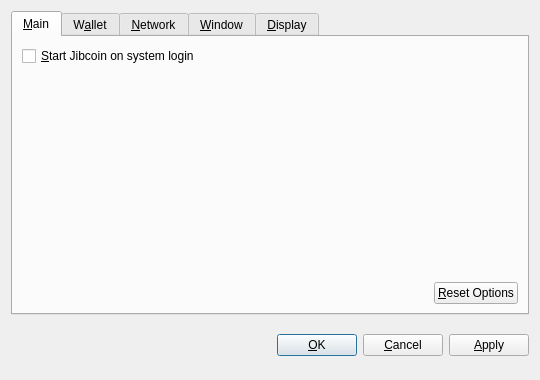
<?xml version="1.0" encoding="UTF-8"?>
<ui version="4.0">
 <class>OptionsDialog</class>
 <widget class="QDialog" name="OptionsDialog">
  <property name="geometry">
   <rect>
    <x>0</x>
    <y>0</y>
    <width>540</width>
    <height>380</height>
   </rect>
  </property>
  <property name="windowTitle">
   <string>Options</string>
  </property>
  <property name="modal">
   <bool>true</bool>
  </property>
  <layout class="QVBoxLayout" name="verticalLayout">
   <item>
    <widget class="QTabWidget" name="tabWidget">
     <property name="tabPosition">
      <enum>QTabWidget::North</enum>
     </property>
     <property name="currentIndex">
      <number>0</number>
     </property>
     <widget class="QWidget" name="tabMain">
      <attribute name="title">
       <string>&amp;Main</string>
      </attribute>
      <layout class="QVBoxLayout" name="verticalLayout_Main">
       <item>
        <widget class="QCheckBox" name="bitcoinAtStartup">
         <property name="toolTip">
          <string>Automatically start Jibcoin after logging in to the system.</string>
         </property>
         <property name="text">
          <string>&amp;Start Jibcoin on system login</string>
         </property>
        </widget>
       </item>
       <item>
        <spacer name="verticalSpacer_Main">
         <property name="orientation">
          <enum>Qt::Vertical</enum>
         </property>
         <property name="sizeHint" stdset="0">
          <size>
           <width>20</width>
           <height>40</height>
          </size>
         </property>
        </spacer>
       </item>
       <item>
        <layout class="QHBoxLayout" name="horizontalLayout_2_Main">
         <item>
          <spacer name="horizontalSpacer_2_Main">
           <property name="orientation">
            <enum>Qt::Horizontal</enum>
           </property>
           <property name="sizeHint" stdset="0">
            <size>
             <width>40</width>
             <height>20</height>
            </size>
           </property>
          </spacer>
         </item>
         <item>
          <widget class="QPushButton" name="resetButton">
           <property name="toolTip">
            <string>Reset all client options to default.</string>
           </property>
           <property name="text">
            <string>&amp;Reset Options</string>
           </property>
           <property name="autoDefault">
            <bool>false</bool>
           </property>
          </widget>
         </item>
        </layout>
       </item>
      </layout>
     </widget>
     <widget class="QWidget" name="tabWallet">
      <attribute name="title">
       <string>W&amp;allet</string>
      </attribute>
      <layout class="QVBoxLayout" name="verticalLayout_Network">
       <item>
        <widget class="QLabel" name="transactionFeeInfoLabel">
         <property name="text">
          <string>Optional transaction fee per kB that helps make sure your transactions are processed quickly. Most transactions are 1 kB.</string>
         </property>
         <property name="textFormat">
          <enum>Qt::PlainText</enum>
         </property>
         <property name="wordWrap">
          <bool>true</bool>
         </property>
        </widget>
       </item>
       <item>
        <layout class="QHBoxLayout" name="horizontalLayout_1_Main">
         <item>
          <widget class="QLabel" name="transactionFeeLabel">
           <property name="text">
            <string>Pay transaction &amp;fee</string>
           </property>
           <property name="textFormat">
            <enum>Qt::PlainText</enum>
           </property>
           <property name="buddy">
            <cstring>transactionFee</cstring>
           </property>
          </widget>
         </item>
         <item>
          <widget class="BitcoinAmountField" name="transactionFee"/>
         </item>
         <item>
          <spacer name="horizontalSpacer_1_Main">
           <property name="orientation">
            <enum>Qt::Horizontal</enum>
           </property>
           <property name="sizeHint" stdset="0">
            <size>
             <width>40</width>
             <height>20</height>
            </size>
           </property>
          </spacer>
         </item>
        </layout>
       </item>
       <item>
        <widget class="QLabel" name="label">
         <property name="text">
          <string>If you disable the spending of unconfirmed change, the change from a transaction cannot be used until that transaction has at least one confirmation. This also affects how your balance is computed.</string>
         </property>
         <property name="wordWrap">
          <bool>true</bool>
         </property>
        </widget>
       </item>
       <item>
        <widget class="QCheckBox" name="spendZeroConfChange">
         <property name="text">
          <string>Spend unconfirmed change  (experts only)</string>
         </property>
        </widget>
       </item>
       <item>
        <spacer name="verticalSpacer">
         <property name="orientation">
          <enum>Qt::Vertical</enum>
         </property>
         <property name="sizeHint" stdset="0">
          <size>
           <width>20</width>
           <height>40</height>
          </size>
         </property>
        </spacer>
       </item>
      </layout>
     </widget>
     <widget class="QWidget" name="tabNetwork">
      <attribute name="title">
       <string>&amp;Network</string>
      </attribute>
      <layout class="QVBoxLayout" name="verticalLayout_Network">
       <item>
        <widget class="QCheckBox" name="mapPortUpnp">
         <property name="toolTip">
          <string>Automatically open the Jibcoin client port on the router. This only works when your router supports UPnP and it is enabled.</string>
         </property>
         <property name="text">
          <string>Map port using &amp;UPnP</string>
         </property>
        </widget>
       </item>
       <item>
        <widget class="QCheckBox" name="connectSocks">
         <property name="toolTip">
          <string>Connect to the Jibcoin network through a SOCKS proxy (e.g. when connecting through Tor).</string>
         </property>
         <property name="text">
          <string>&amp;Connect through SOCKS proxy:</string>
         </property>
        </widget>
       </item>
       <item>
        <layout class="QHBoxLayout" name="horizontalLayout_Network">
         <item>
          <widget class="QLabel" name="proxyIpLabel">
           <property name="text">
            <string>Proxy &amp;IP:</string>
           </property>
           <property name="textFormat">
            <enum>Qt::PlainText</enum>
           </property>
           <property name="buddy">
            <cstring>proxyIp</cstring>
           </property>
          </widget>
         </item>
         <item>
          <widget class="QValidatedLineEdit" name="proxyIp">
           <property name="maximumSize">
            <size>
             <width>140</width>
             <height>16777215</height>
            </size>
           </property>
           <property name="toolTip">
            <string>IP address of the proxy (e.g. 127.0.0.1)</string>
           </property>
          </widget>
         </item>
         <item>
          <widget class="QLabel" name="proxyPortLabel">
           <property name="text">
            <string>&amp;Port:</string>
           </property>
           <property name="textFormat">
            <enum>Qt::PlainText</enum>
           </property>
           <property name="buddy">
            <cstring>proxyPort</cstring>
           </property>
          </widget>
         </item>
         <item>
          <widget class="QLineEdit" name="proxyPort">
           <property name="maximumSize">
            <size>
             <width>55</width>
             <height>16777215</height>
            </size>
           </property>
           <property name="toolTip">
            <string>Port of the proxy (e.g. 9050)</string>
           </property>
          </widget>
         </item>
         <item>
          <widget class="QLabel" name="socksVersionLabel">
           <property name="text">
            <string>SOCKS &amp;Version:</string>
           </property>
           <property name="textFormat">
            <enum>Qt::PlainText</enum>
           </property>
           <property name="buddy">
            <cstring>socksVersion</cstring>
           </property>
          </widget>
         </item>
         <item>
          <widget class="QValueComboBox" name="socksVersion">
           <property name="toolTip">
            <string>SOCKS version of the proxy (e.g. 5)</string>
           </property>
          </widget>
         </item>
         <item>
          <spacer name="horizontalSpacer_Network">
           <property name="orientation">
            <enum>Qt::Horizontal</enum>
           </property>
           <property name="sizeHint" stdset="0">
            <size>
             <width>40</width>
             <height>20</height>
            </size>
           </property>
          </spacer>
         </item>
        </layout>
       </item>
       <item>
        <spacer name="verticalSpacer_Network">
         <property name="orientation">
          <enum>Qt::Vertical</enum>
         </property>
         <property name="sizeHint" stdset="0">
          <size>
           <width>20</width>
           <height>40</height>
          </size>
         </property>
        </spacer>
       </item>
      </layout>
     </widget>
     <widget class="QWidget" name="tabWindow">
      <attribute name="title">
       <string>&amp;Window</string>
      </attribute>
      <layout class="QVBoxLayout" name="verticalLayout_Window">
       <item>
        <widget class="QCheckBox" name="minimizeToTray">
         <property name="toolTip">
          <string>Show only a tray icon after minimizing the window.</string>
         </property>
         <property name="text">
          <string>&amp;Minimize to the tray instead of the taskbar</string>
         </property>
        </widget>
       </item>
       <item>
        <widget class="QCheckBox" name="minimizeOnClose">
         <property name="toolTip">
          <string>Minimize instead of exit the application when the window is closed. When this option is enabled, the application will be closed only after selecting Quit in the menu.</string>
         </property>
         <property name="text">
          <string>M&amp;inimize on close</string>
         </property>
        </widget>
       </item>
       <item>
        <spacer name="verticalSpacer_Window">
         <property name="orientation">
          <enum>Qt::Vertical</enum>
         </property>
         <property name="sizeHint" stdset="0">
          <size>
           <width>20</width>
           <height>40</height>
          </size>
         </property>
        </spacer>
       </item>
      </layout>
     </widget>
     <widget class="QWidget" name="tabDisplay">
      <attribute name="title">
       <string>&amp;Display</string>
      </attribute>
      <layout class="QVBoxLayout" name="verticalLayout_Display">
       <item>
        <layout class="QHBoxLayout" name="horizontalLayout_1_Display">
         <item>
          <widget class="QLabel" name="langLabel">
           <property name="text">
            <string>User Interface &amp;language:</string>
           </property>
           <property name="textFormat">
            <enum>Qt::PlainText</enum>
           </property>
           <property name="buddy">
            <cstring>lang</cstring>
           </property>
          </widget>
         </item>
         <item>
          <widget class="QValueComboBox" name="lang">
           <property name="toolTip">
            <string>The user interface language can be set here. This setting will take effect after restarting Jibcoin.</string>
           </property>
          </widget>
         </item>
        </layout>
       </item>
       <item>
        <layout class="QHBoxLayout" name="horizontalLayout_2_Display">
         <item>
          <widget class="QLabel" name="unitLabel">
           <property name="text">
            <string>&amp;Unit to show amounts in:</string>
           </property>
           <property name="textFormat">
            <enum>Qt::PlainText</enum>
           </property>
           <property name="buddy">
            <cstring>unit</cstring>
           </property>
          </widget>
         </item>
         <item>
          <widget class="QValueComboBox" name="unit">
           <property name="toolTip">
            <string>Choose the default subdivision unit to show in the interface and when sending coins.</string>
           </property>
          </widget>
         </item>
        </layout>
       </item>
       <item>
        <widget class="QCheckBox" name="displayAddresses">
         <property name="toolTip">
          <string>Whether to show Jibcoin addresses in the transaction list or not.</string>
         </property>
         <property name="text">
          <string>&amp;Display addresses in transaction list</string>
         </property>
        </widget>
       </item>
       <item>
        <widget class="QCheckBox" name="coinControlFeatures">
         <property name="toolTip">
          <string>Whether to show coin control features or not.</string>
         </property>
         <property name="text">
          <string>Display coin &amp;control features (experts only!)</string>
         </property>
        </widget>
       </item>
       <item>
        <spacer name="verticalSpacer_Display">
         <property name="orientation">
          <enum>Qt::Vertical</enum>
         </property>
         <property name="sizeHint" stdset="0">
          <size>
           <width>20</width>
           <height>40</height>
          </size>
         </property>
        </spacer>
       </item>
      </layout>
     </widget>
    </widget>
   </item>
   <item>
    <layout class="QHBoxLayout" name="horizontalLayout_Buttons">
     <item>
      <spacer name="horizontalSpacer_1">
       <property name="orientation">
        <enum>Qt::Horizontal</enum>
       </property>
       <property name="sizeHint" stdset="0">
        <size>
         <width>40</width>
         <height>48</height>
        </size>
       </property>
      </spacer>
     </item>
     <item>
      <widget class="QLabel" name="statusLabel">
       <property name="font">
        <font>
         <weight>75</weight>
         <bold>true</bold>
        </font>
       </property>
       <property name="text">
        <string/>
       </property>
       <property name="textFormat">
        <enum>Qt::PlainText</enum>
       </property>
       <property name="wordWrap">
        <bool>true</bool>
       </property>
      </widget>
     </item>
     <item>
      <spacer name="horizontalSpacer_2">
       <property name="orientation">
        <enum>Qt::Horizontal</enum>
       </property>
       <property name="sizeHint" stdset="0">
        <size>
         <width>40</width>
         <height>48</height>
        </size>
       </property>
      </spacer>
     </item>
     <item>
      <widget class="QPushButton" name="okButton">
       <property name="text">
        <string>&amp;OK</string>
       </property>
      </widget>
     </item>
     <item>
      <widget class="QPushButton" name="cancelButton">
       <property name="text">
        <string>&amp;Cancel</string>
       </property>
       <property name="autoDefault">
        <bool>false</bool>
       </property>
      </widget>
     </item>
     <item>
      <widget class="QPushButton" name="applyButton">
       <property name="text">
        <string>&amp;Apply</string>
       </property>
       <property name="autoDefault">
        <bool>false</bool>
       </property>
      </widget>
     </item>
    </layout>
   </item>
  </layout>
 </widget>
 <customwidgets>
  <customwidget>
   <class>BitcoinAmountField</class>
   <extends>QSpinBox</extends>
   <header>bitcoinamountfield.h</header>
  </customwidget>
  <customwidget>
   <class>QValueComboBox</class>
   <extends>QComboBox</extends>
   <header>qvaluecombobox.h</header>
  </customwidget>
  <customwidget>
   <class>QValidatedLineEdit</class>
   <extends>QLineEdit</extends>
   <header>qvalidatedlineedit.h</header>
  </customwidget>
 </customwidgets>
 <resources/>
 <connections/>
</ui>
